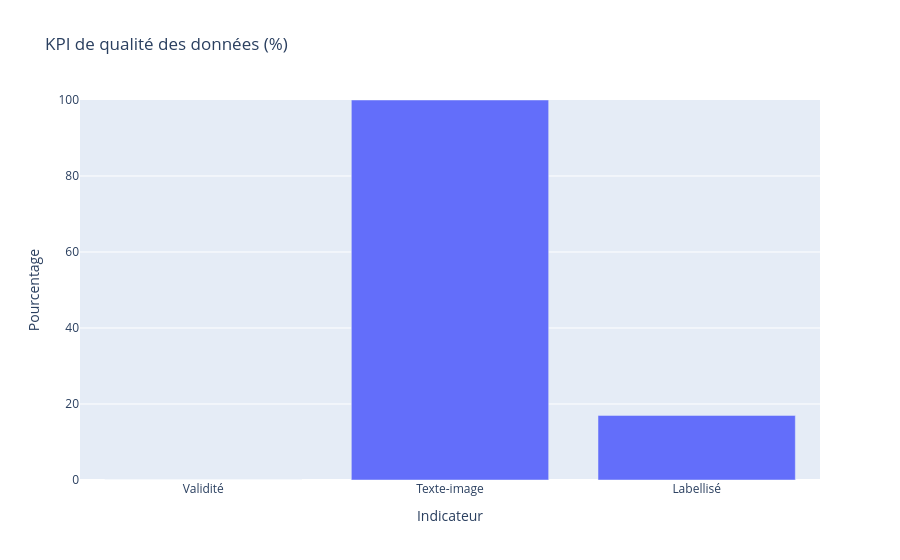

The code cell stored with this chart in its notebook:
### Markdown cell above
## 2. Qualité des données

Les KPI de qualité mesurent les points critiques : taux de validité (précision de l'ingestion) et **taux d'association texte-image** (cœur du cas d'usage).

### Code cell
import plotly.express as px

q = kpis["qualite"]
indicateurs = {
    "Validité": q["taux_validite_pct"],
    "Texte-image": q["taux_association_texte_image_pct"],
    "Labellisé": q["taux_labellise_pct"],
}
fig = px.bar(
    x=list(indicateurs),
    y=list(indicateurs.values()),
    labels={"x": "Indicateur", "y": "Pourcentage"},
    range_y=[0, 100],
    title="KPI de qualité des données (%)",
)
fig.show()

### Figure 1 — Plotly figure (JSON) as saved in the notebook; plotly's stock layout.template omitted (floating-point values rounded to 4 significant figures)
{"data": [{"hovertemplate": "Indicateur=%{x}<br>Pourcentage=%{y}<extra></extra>", "legendgroup": "", "marker": {"color": "#636efa", "pattern": {"shape": ""}}, "name": "", "orientation": "v", "showlegend": false, "textposition": "auto", "type": "bar", "x": ["Validité", "Texte-image", "Labellisé"], "xaxis": "x", "y": [0.0, 100.0, 17.0], "yaxis": "y"}], "layout": {"barmode": "relative", "legend": {"tracegroupgap": 0}, "title": {"text": "KPI de qualité des données (%)"}, "xaxis": {"anchor": "y", "domain": [0.0, 1.0], "title": {"text": "Indicateur"}}, "yaxis": {"anchor": "x", "domain": [0.0, 1.0], "range": [0, 100], "title": {"text": "Pourcentage"}}}}
